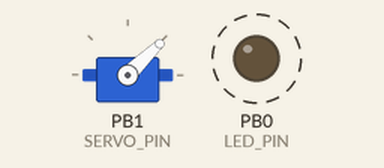
This program was run on a simulated ATmega328P, built with avr-gcc and emulated at 16 MHz (the files do not name the chip). On the bench: servo, output pins drawn as LEDs (lit = HIGH). Dashed ring = blinking. Servo pulses on a pin are drawn as a servo (544–2400 µs = 0–180°).

Above: at 0.05 s.
At 1.45 s:
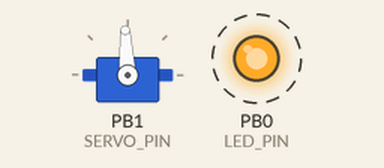
At 2.2 s:
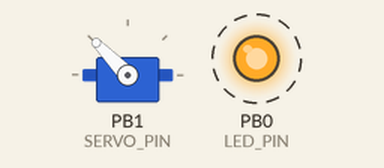
At 4.4 s:
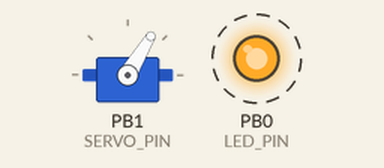
Timing chart, 0 to 6.0 s (numbered marks = the images above):
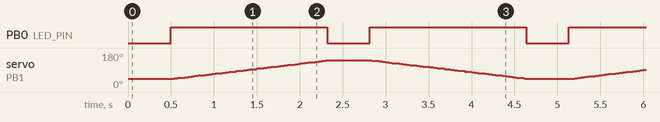

Measured:
- by itself, PB0 (LED_PIN): alternates HIGH for 1.8 s and LOW for 0.50 s

The program:

main.cpp
```cpp
#define F_CPU 16000000UL
#include <avr/io.h>
#include <util/delay.h>
#include <stdint.h>
#define LED_PIN   PB0
#define SERVO_PIN PB1
void timer1_servo_init(void)
{
    DDRB |= (1 << SERVO_PIN) | (1 << LED_PIN);
    PORTB &= ~(1 << LED_PIN);
    TCCR1A = 0;
    TCCR1B = 0;
    TCNT1  = 0;
    ICR1 = 39999;
    OCR1A = 2000;
    TCCR1A = (1 << COM1A1) |
             (1 << WGM11);
    TCCR1B = (1 << WGM13) |
             (1 << WGM12) |
             (1 << CS11);
}
void servo_set_angle(uint16_t angle)
{
    if (angle > 180)
        angle = 180;
    OCR1A = 2000UL + ((uint32_t)angle * 2000UL / 180UL);
}
void led_on(void)
{
    PORTB |= (1 << LED_PIN);
}
void led_off(void)
{
    PORTB &= ~(1 << LED_PIN);
}
int main(void)
{
    timer1_servo_init();
    _delay_ms(500);
    while (1)
    {
        led_on();
        for (uint16_t angle = 0; angle <= 180; angle++)
        {
            servo_set_angle(angle);
            _delay_ms(10);
        }
        led_off();
        _delay_ms(500);
        led_on();
        for (int16_t angle = 180; angle >= 0; angle--)
        {
            servo_set_angle((uint16_t)angle);
            _delay_ms(10);
        }
        // Servo dừng, LED tắt
        led_off();
        _delay_ms(500);
    }
}
```
